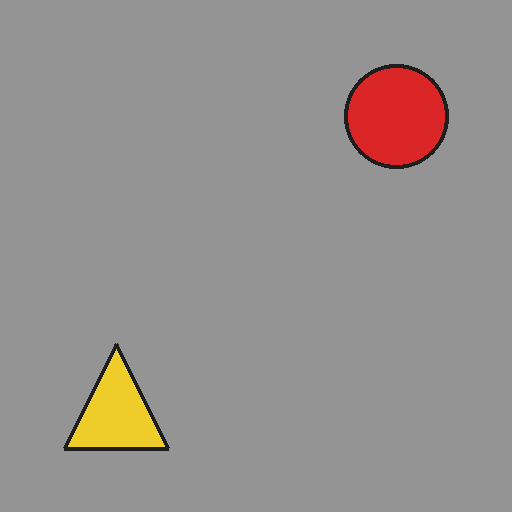
#> input picture assets/ume_image_read_distractor_seed29/ll_yellow_triangle.png, 512 x 512 px
$ python -i analyze_semantic_entropy_image_embedding_duplicates.py   (imports and definitions only)
#> lines starting #> are read from the running program, lines starting #| are printed output that depends on the picture
#!/usr/bin/env python3
"""Offline image-embedding duplicate checks for semantic entropy images.

This script first records whether common semantic image embedding packages or
cached models are available. It then runs a no-download fallback based on
deterministic pixel-stat embeddings. The fallback is useful for catching
near-identical generated images, but it is not CLIP semantic evidence.
"""

from __future__ import annotations

import argparse
import csv
import importlib.util
import json
import math
from collections import defaultdict
from itertools import combinations
from pathlib import Path

from PIL import Image, ImageFilter, ImageStat


# [29 lines left out: functions parse_args, read_jsonl, read_csv, write_csv, not called in this run]


def resolve_path(path_text: str) -> Path:
    path = Path(path_text)
    return path if path.is_absolute() else path


# [78 lines left out: functions preflight, collect_generated_images, collect_reference_images, metric_index, not called in this run]


def normalize(vector: list[float]) -> list[float]:
    norm = math.sqrt(sum(value * value for value in vector))
    if not norm:
        return vector
    return [value / norm for value in vector]


def image_embedding(path: Path) -> list[float]:
    image = Image.open(path).convert("RGB").resize((64, 64), Image.Resampling.BICUBIC)
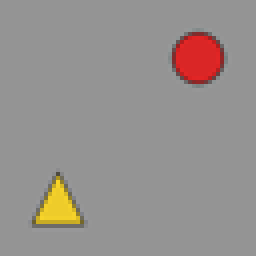
#> image: PIL image 64x64 RGB (shown 4 times larger); mean R, G, B 150.5, 144.8, 141.8
    gray = image.convert("L")
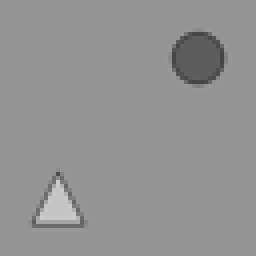
#> gray: PIL image 64x64 L (shown 4 times larger); min 69, max 204, mean 146.2
    channels = image.split()
    features: list[float] = []

    for channel in channels:
        hist = channel.histogram()
        total = sum(hist) or 1
        for start in range(0, 256, 32):
            features.append(sum(hist[start : start + 32]) / total)
#> this loop made 3 passes
#> after the loop, features = [0, 0, 0.000244, 0.0144, 0.942, 0.00195, 0.0251, 0.0166, 0.00122, 0.0295, 0.00293, 0.011, 0.938, 0.00513, 0.0122, 0, 0.00146, 0.05, 0.00415, 0.00659, 0.938, 0, 0, 0]

    small = gray.resize((16, 16), Image.Resampling.BICUBIC)
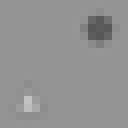
#> small: PIL image 16x16 L (shown 8 times larger); min 87, max 194, mean 146.2
    pixels = [value / 255.0 for value in small.getdata()]
#> pixels = 256 values, max 0.761 at index 195, min 0.341 at index 59, mean 0.573
    mean = sum(pixels) / len(pixels)
#> mean = 0.573
    centered = [value - mean for value in pixels]
#> centered = 256 values, max 0.188 at index 195, min -0.232 at index 59, mean -2.15e-16
    features.extend(centered)

    edges = gray.filter(ImageFilter.FIND_EDGES)
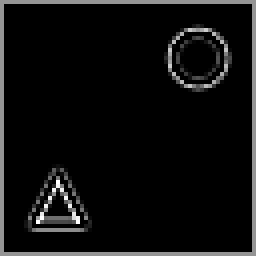
#> edges: PIL image 64x64 L (shown 4 times larger); min 0, max 255, mean 14.3
    stat = ImageStat.Stat(edges)
    features.append(stat.mean[0] / 255.0)
    features.append(stat.stddev[0] / 255.0)
    return normalize(features)
#> in normalize, `norm = math.sqrt(sum(value * value for value in vector))`: norm = 1.78


def cosine(left: list[float], right: list[float]) -> float:
    return sum(a * b for a, b in zip(left, right))


# [258 lines left out: functions add_embeddings, generated_pairwise, reference_pairwise, md_table, write_report, main, not called in this run]


# [2 lines not run here, left out]

>>> result = image_embedding('../assets/ume_image_read_distractor_seed29/ll_yellow_triangle.png')
#> result = 282 values, max 0.53 at index 4, min -0.131 at index 83, mean 0.00644

$ run again, on assets/ume_image_read_distractor_seed29/ul_yellow_triangle.png
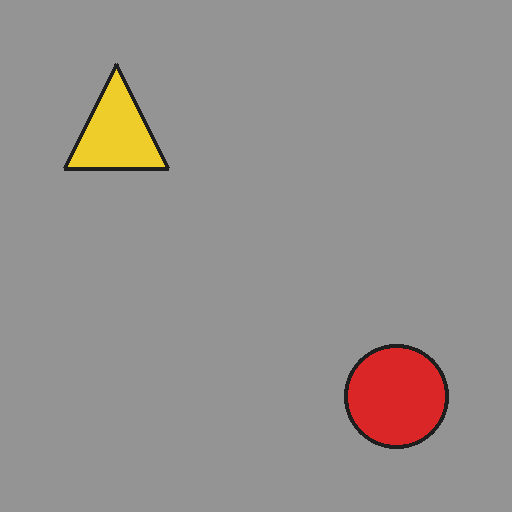
#> input picture assets/ume_image_read_distractor_seed29/ul_yellow_triangle.png, 512 x 512 px
#> in image_embedding, `gray = image.convert("L")`:
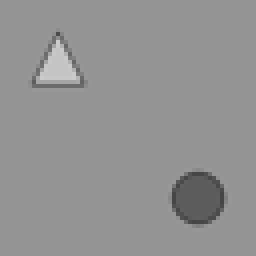
#> gray: PIL image 64x64 L (shown 4 times larger); min 69, max 204, mean 146.2
#> the loop in image_embedding, `for channel in channels:` made 3 passes
#> after the loop in image_embedding, `for channel in channels:`: features = [0, 0, 0.000244, 0.0144, 0.942, 0.00195, 0.0251, 0.0166, 0.00122, 0.0295, 0.00293, 0.011, 0.938, 0.00513, 0.0122, 0, 0.00146, 0.05, 0.00415, 0.00659, 0.938, 0, 0, 0]
#> pixels = 256 values, max 0.776 at index 67, min 0.341 at index 188, mean 0.573
#> mean = 0.573
#> centered = 256 values, max 0.203 at index 67, min -0.232 at index 188, mean -3.81e-16
#> in image_embedding, `edges = gray.filter(ImageFilter.FIND_EDGES)`:
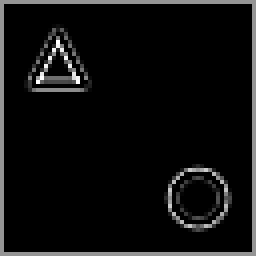
#> edges: PIL image 64x64 L (shown 4 times larger); min 0, max 255, mean 14.3
#> norm = 1.78
#> result = 282 values, max 0.53 at index 4, min -0.13 at index 212, mean 0.00643

$ run again, on assets/ume_image_read_distractor_seed29/ur_yellow_triangle.png
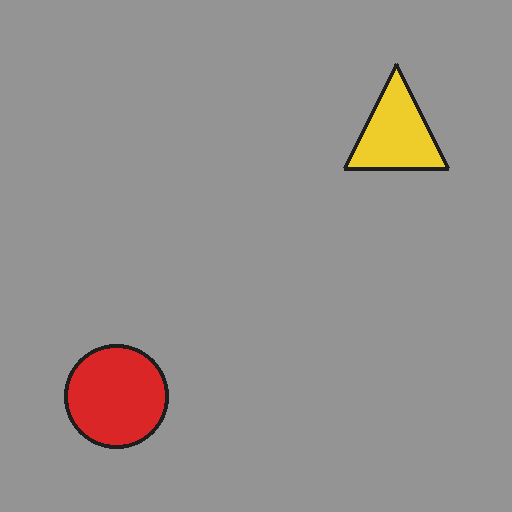
#> input picture assets/ume_image_read_distractor_seed29/ur_yellow_triangle.png, 512 x 512 px
#> in image_embedding, `gray = image.convert("L")`:
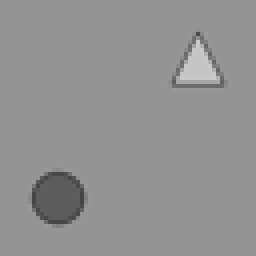
#> gray: PIL image 64x64 L (shown 4 times larger); min 69, max 204, mean 146.2
#> the loop in image_embedding, `for channel in channels:` made 3 passes
#> after the loop in image_embedding, `for channel in channels:`: features = [0, 0, 0.000244, 0.0144, 0.942, 0.00195, 0.0251, 0.0166, 0.00122, 0.0295, 0.00293, 0.011, 0.938, 0.00513, 0.0122, 0, 0.00146, 0.05, 0.00415, 0.00659, 0.938, 0, 0, 0]
#> pixels = 256 values, max 0.78 at index 76, min 0.341 at index 179, mean 0.573
#> mean = 0.573
#> centered = 256 values, max 0.207 at index 76, min -0.232 at index 179, mean -3.68e-16
#> in image_embedding, `edges = gray.filter(ImageFilter.FIND_EDGES)`:
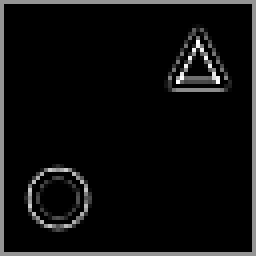
#> edges: PIL image 64x64 L (shown 4 times larger); min 0, max 255, mean 14.3
#> norm = 1.78
#> result = 282 values, max 0.53 at index 4, min -0.13 at index 203, mean 0.00643
